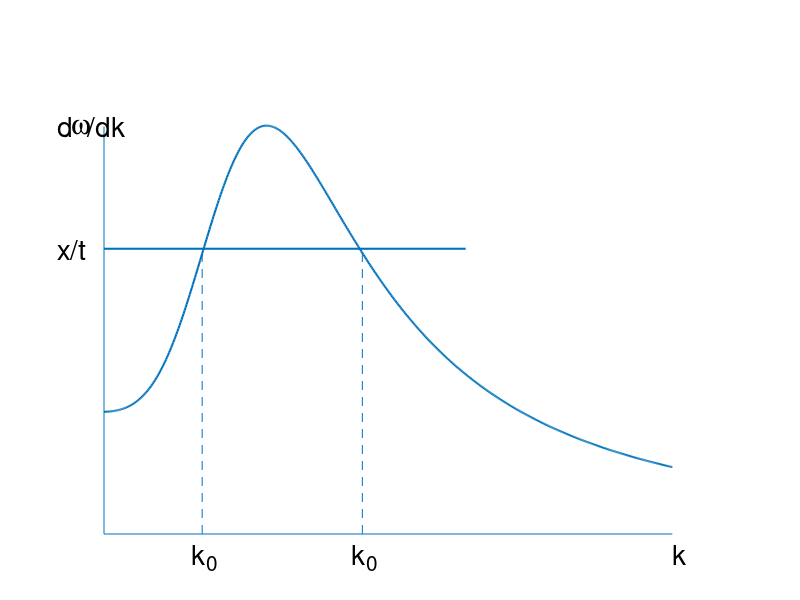

Write MATLAB code to recreate this figure. (Note: this script raises an error after producing the figure.)
q=[0 11];
r=[0 0];
line(q,r)

axis off
hold on

q=[0 7];
r=[7 7];
line(q,r,'linewidth',1.5)

q=[1.9 1.9];
r=[0 7];
line(q,r,'linestyle','--')

q=[5 5];
r=[0 7];
line(q,r,'linestyle','--')

q=[0 0];
r=[0 10];
line(q,r)

x=0:.02:11;
y=200.*x.*x./(100+x.*x.*x.*x)+3.*exp(-x.*x./2);
plot(x,y,'linewidth',1.5);

text(11,-.5,'k','fontsize',20)
text(-.9,10,'  w','fontname','symbol','fontweight','bold','fontsize',20)
text(-.9,10,'d  /dk','fontsize',20)
text(-.9,7,'x/t','fontsize',20)

text(1.7,-.5,'k','fontsize',20)
text(4.8,-.5,'k','fontsize',20)
text(1.7,-.7,'   0','fontsize',15)
text(4.8,-.7,'   0','fontsize',15)

rdot=sprintf('%c',183)
text(4.9,7,rdot,'fontname','symbol','fontweight','bold','fontsize',20)
text(1.8,7,rdot,'fontname','symbol','fontweight','bold','fontsize',20)

hold off
